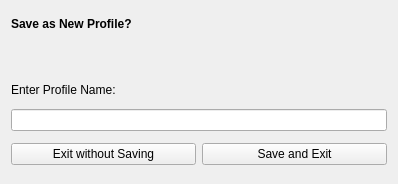
<?xml version="1.0" encoding="UTF-8"?>
<ui version="4.0">
 <class>ExitDataViewDialog</class>
 <widget class="QWidget" name="ExitDataViewDialog">
  <property name="geometry">
   <rect>
    <x>0</x>
    <y>0</y>
    <width>398</width>
    <height>184</height>
   </rect>
  </property>
  <property name="windowTitle">
   <string>Form</string>
  </property>
  <layout class="QVBoxLayout" name="verticalLayout">
   <item>
    <widget class="QLabel" name="promptLabel">
     <property name="sizePolicy">
      <sizepolicy hsizetype="Preferred" vsizetype="Fixed">
       <horstretch>0</horstretch>
       <verstretch>0</verstretch>
      </sizepolicy>
     </property>
     <property name="font">
      <font>
       <bold>true</bold>
      </font>
     </property>
     <property name="text">
      <string>Save as New Profile?</string>
     </property>
    </widget>
   </item>
   <item>
    <spacer name="verticalSpacer">
     <property name="orientation">
      <enum>Qt::Vertical</enum>
     </property>
     <property name="sizeType">
      <enum>QSizePolicy::Minimum</enum>
     </property>
     <property name="sizeHint" stdset="0">
      <size>
       <width>20</width>
       <height>40</height>
      </size>
     </property>
    </spacer>
   </item>
   <item>
    <widget class="QLabel" name="label">
     <property name="sizePolicy">
      <sizepolicy hsizetype="Preferred" vsizetype="Fixed">
       <horstretch>0</horstretch>
       <verstretch>0</verstretch>
      </sizepolicy>
     </property>
     <property name="text">
      <string>Enter Profile Name:</string>
     </property>
    </widget>
   </item>
   <item>
    <widget class="QLineEdit" name="profileNameEdit"/>
   </item>
   <item>
    <layout class="QHBoxLayout" name="bottomHLayout">
     <item>
      <widget class="QPushButton" name="discardBtn">
       <property name="text">
        <string>Exit without Saving</string>
       </property>
      </widget>
     </item>
     <item>
      <widget class="QPushButton" name="saveBtn">
       <property name="text">
        <string>Save and Exit</string>
       </property>
      </widget>
     </item>
    </layout>
   </item>
  </layout>
 </widget>
 <resources/>
 <connections/>
</ui>
